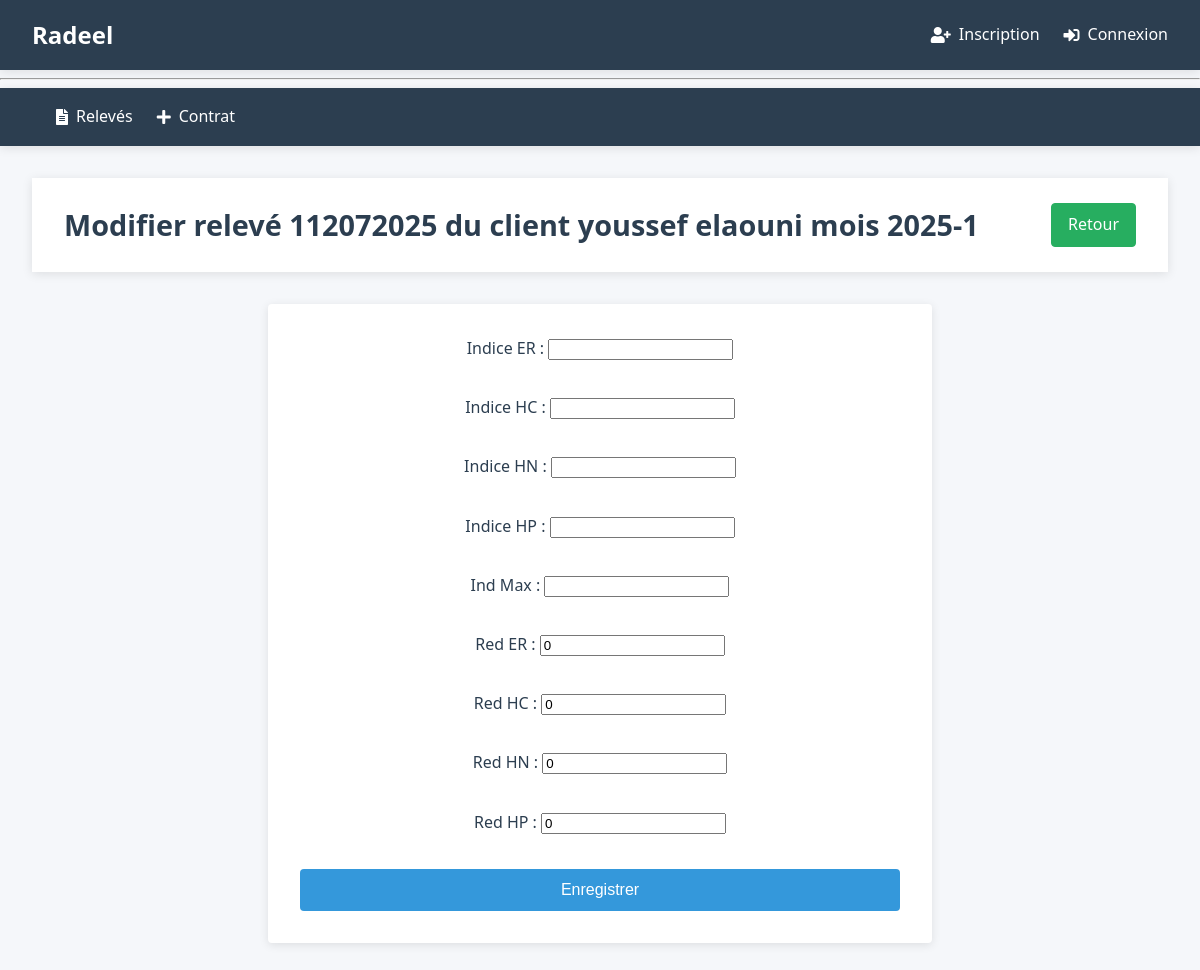
The app's page /112072025/modifier with its own data.
### tables this page shows
CREATE TABLE releves (
    id TEXT PRIMARY KEY NOT NULL,
    Nr_contrat INTEGER NOT NULL,
    mois INTEGER CHECK (mois BETWEEN 1 AND 12),
    annee INTEGER ,
    IER INTEGER CHECK(IER >= 0),-- Indicateur d'energie reactif
    IEA_HC INTEGER CHECK(IEA_HC >= 0),-- Indicateur d'energie active en heures creuses
    IEA_HN INTEGER CHECK(IEA_HN >= 0),-- Indicateur d'energie active en heures normales
    IEA_HP INTEGER CHECK(IEA_HP >= 0),-- Indicateur d'energie active en heures pleines
    RED_ER INTEGER DEFAULT 0,--Redressement d'energie reactif
    RED_EA_HC INTEGER DEFAULT 0,--Redressement d'energie active en heures creuses
    RED_EA_HN INTEGER DEFAULT 0,--Redressement d'energie active en heures normales
    RED_EA_HP INTEGER DEFAULT 0 ,--Redressement d'energie active en heures pleines
    IMAX INTEGER CHECK(IMAX >= 0),--Indicateur de maximum KW
    FOREIGN KEY (Nr_contrat) REFERENCES contrats(Nr_contrat) ON DELETE CASCADE
    --UNIQUE(Nr_contrat, mois, annee) -- Assure qu'il n'y a qu'un relevé par mois et par contrat
);

CREATE TABLE contrats (
    Nr_contrat INTEGER PRIMARY KEY ,
    nom_abonne TEXT NOT NULL,
    Adresse TEXT NOT NULL,
    date_contrat DATE NOT NULL DEFAULT CURRENT_DATE,
    Secteur INTEGER NOT NULL,
    Puissance_souscrite INTEGER NOT NULL CHECK(Puissance_souscrite > 0),
    Puissance_installee INTEGER NOT NULL CHECK(Puissance_installee > 0),
    type_installation INTEGER NOT NULL CHECK(type_installation IN (1, 2, 12)),
    statut TEXT NOT NULL DEFAULT 'actif' CHECK(statut IN ('actif', 'resile', 'suspendu'))
);

### radeel/releve.py (the view, shortened to what this page needs)
@br.route("/<id>/modifier", methods=["GET", "POST"])
def modifier(id):
    db = get_db()
    releve = db.execute("""
        SELECT r.*, c.nom_abonne
        FROM releves r
        JOIN contrats c ON c.Nr_contrat = r.Nr_contrat
        WHERE r.id= ? """, (id,)).fetchone()
    if  releve is None:
        flash("Relevé non trouvé.", "error")
        return redirect(url_for('releve.index'))
    mois = f"{releve['annee']}-{releve['mois']}"
    return render_template('releves/modifier.html', releve = releve , mois=mois)

### radeel/auth.py (called while the page is built)
@bp.before_app_request
def load_logged_in_user():
    user_id = session.get('user_id')
    if user_id is None:
        g.user = None
    else:
        g.user = get_db().execute(
            'SELECT * FROM user WHERE id = ?', (user_id,)
        ).fetchone()

### radeel/db.py (called while the page is built)
def get_db():
    if 'db' not in g:
        g.db = sqlite3.connect(
            current_app.config['DATABASE'],
            detect_types=sqlite3.PARSE_DECLTYPES
        )
        g.db.execute("PRAGMA foreign_keys = ON;")
        g.db.row_factory = sqlite3.Row
    return g.db

### radeel/templates/releves/modifier.html
{% extends 'base.html' %}
{% block header %}
    <h1>Modifier relevé {{ releve.id }} du client {{ releve.nom_abonne }} mois {{ mois }}</h1>
    <a href="{{ url_for('releve.afficher', mois=mois) }}" class="btn btn-success">Retour </a>
{% endblock %}
{% block content %}
    <form style="text-align: center;" method="post">
        <label>Indice ER : <input type="number" name="indice_ER" value="{{ releve.IER or '' }}" required></label><br>
        <label>Indice HC : <input type="number" name="indice_HC" value="{{ releve.IEA_HC or '' }}" required></label><br>
        <label>Indice HN : <input type="number" name="indice_HN" value="{{ releve.IEA_HN or '' }}" required></label><br>
        <label>Indice HP : <input type="number" name="indice_HP" value="{{ releve.IEA_HP or '' }}" required></label><br>
        <label>Ind Max : <input type="number" name="Indic_max" value="{{ releve.IMax or '' }}" required></label><br>
        <label>Red ER : <input type="number" name="Red_ER" value="{{ releve.Red_ER or '0' }}" ></label><br>
        <label>Red HC : <input type="number" name="Red_HC" value="{{ releve.Red_EA_HC or '0' }}" ></label><br>
        <label>Red HN : <input type="number" name="Red_HN" value="{{ releve.Red_EA_HN or '0' }}" ></label><br>
        <label>Red HP : <input type="number" name="Red_HP" value="{{ releve.Red_EA_HP or '0' }}" ></label><br>
        <button type="submit">Enregistrer</button>
    </form>
{% endblock %}

### radeel/static/style.css (style rules this page uses)
:root { --primary-color: #2c3e50; --secondary-color: #3498db; --accent-color: #e74c3c; --light-color: #ecf0f1; --dark-color: #2c3e50; --success-color: #27ae60; --warning-color: #f39c12; --text-color: #333; --text-light: #95a5a6; --border-radius: 4px; --box-shadow: 0 2px 10px rgba(0, 0, 0, 0.1); --transition: all 0.3s ease; }
body { font-family: 'Segoe UI', Tahoma, Geneva, Verdana, sans-serif; line-height: 1.6; color: var(--text-color); background-color: #f5f7fa; padding: 0; margin: 0; }
header h1 { margin: 0; color: var(--dark-color); font-size: 1.8rem; }
.btn { display: inline-block; padding: 0.5rem 1rem; border-radius: var(--border-radius); text-decoration: none; font-weight: 500; transition: all 0.3s ease; }
.btn-success { background-color: var(--success-color); color: white; border: 1px solid var(--success-color); }
body { font-family: 'Segoe UI', Tahoma, Geneva, Verdana, sans-serif; line-height: 1.6; color: var(--text-color); background-color: #f5f7fa; margin: 0; padding: 0; min-height: 100vh; }
form { background-color: white; padding: 2rem; border-radius: var(--border-radius); box-shadow: var(--box-shadow); max-width: 600px; margin: 0 auto; }
form label { display: block; margin-bottom: 0.5rem; font-weight: 500; color: var(--dark-color); }
form button[type="submit"] { background-color: var(--secondary-color); color: white; border: none; padding: 0.75rem 1.5rem; border-radius: var(--border-radius); font-size: 1rem; cursor: pointer; transition: var(--transition); display: block; width: 100%; }

### records on screen
releves: id "112072025", Red_ER "0", Red_HC "0", Red_HN "0", Red_HP "0"
contrats: nom_abonne "youssef elaouni"

### other values on screen
{{ mois }} "2025-1"
